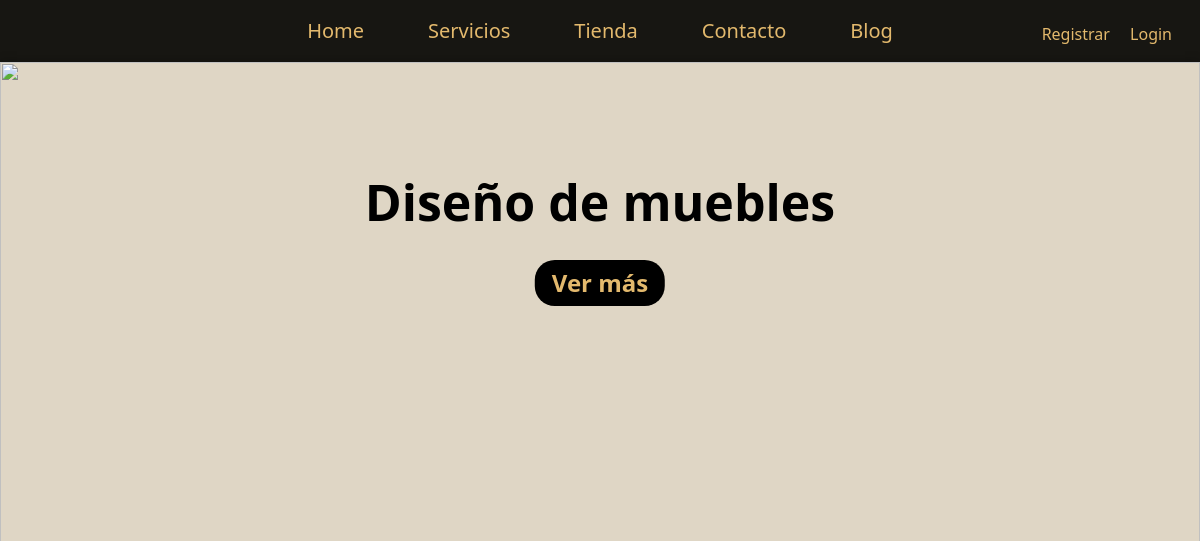
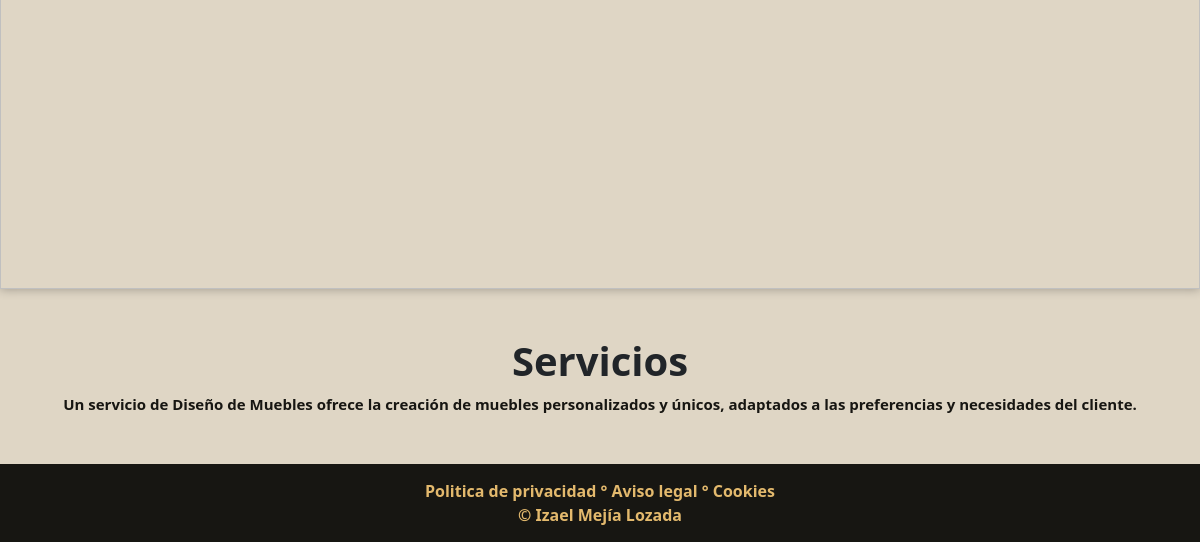
Page /servicios/ on the earlier database version (2 pictures, top to bottom).
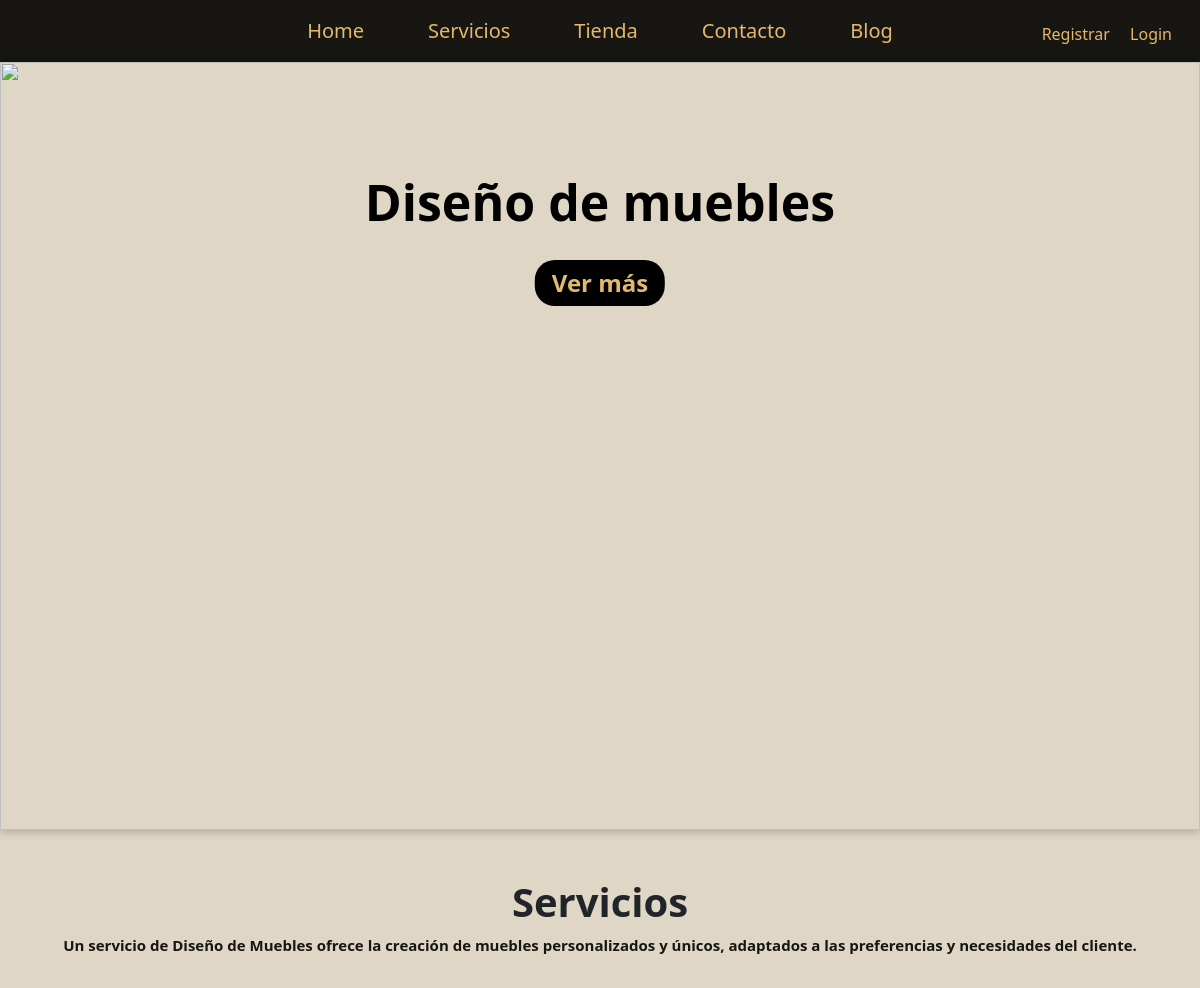
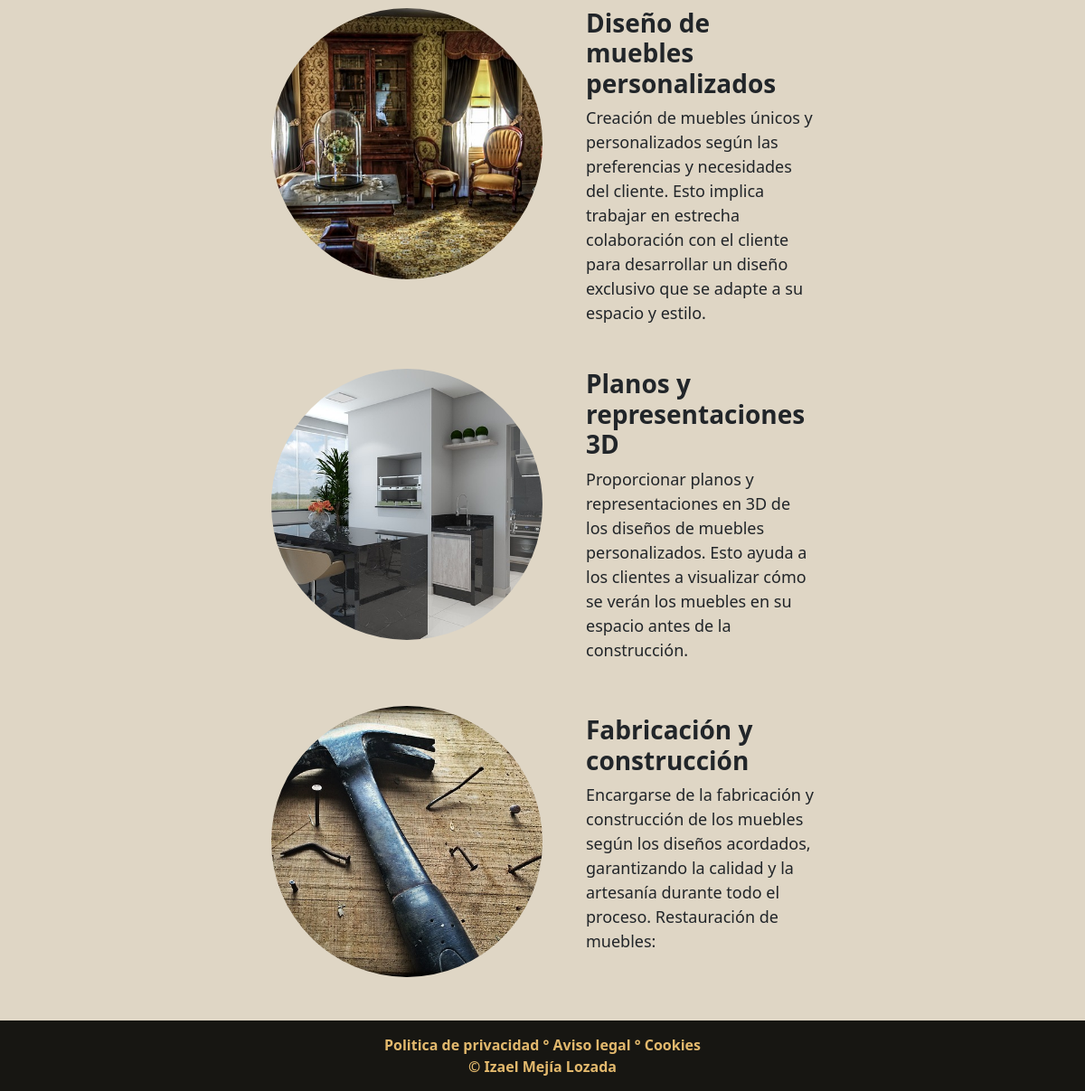
Same page on the later database version (2 pictures, top to bottom).
### servicios/models.py (models this page shows, shortened)
class Servicio(models.Model):
    titulo = models.CharField(max_length=50)
    contenido = models.CharField(max_length=260)
    imagen = models.ImageField(upload_to='servicios')
    created = models.DateTimeField(auto_now_add=True) #fecha automaticamente
    updated = models.DateTimeField(auto_now=True)     #tiempo automaticamente
    class Meta:
        verbose_name = 'servicio'    # Especifica el nombre singular que tendrá en la base de datos
        verbose_name_plural = 'servicios'  # Especifica el nombre plural que tendrá en la base de datos

### servicios/views.py (the view)
# urls.py: path('servicios/', include("servicios.urls")),
def servicios(request):
    servicios = Servicio.objects.all()
    return render (request, "servicios/servicios.html", {"servicios": servicios})

### carro/context_processor.py (called while the page is built)
def importe_total_carro(request):
    carro = Carro(request)
    total=0
    if request.user.is_authenticated: #saber si esta autenticado el usuario
        for key, value in request.session["carro"].items(): #recorrer el carro
            total=total+float(value["precio"])  #sumar el precio de cada producto
    else:
        for key, value in request.session["carro"].items(): #recorrer el carro
            total=total+float(value["precio"])  #sumar el precio de cada producto
    return {"importe_total_carro":total} #retornar el total del carro

### servicios/templates/servicios/servicios.html (shortened to what this page needs)
{% extends "ProyectoWebApp/base.html" %}
{% load static %}
{% block content  %}
    <h2 class="text-center mt-5 fw-bold  fs-1">Servicios</h2>
    <p class="text-center textoBreve">Un servicio de Diseño de Muebles ofrece la creación de muebles personalizados y únicos, adaptados a las preferencias y necesidades del cliente.</p>
    {% for servicio in servicios %}
        <section class=" w-100 d-flex flex-column justify-content-center  items-center mt-2">
            <div class="w-100 d-flex  justify-content-center mt-4 ">
                    <div class="imagenRedondaContenedor  ">
                        <img class="imgServicios" src="{{servicio.imagen.url}}" alt="{{servicio.titulo}}">
                    </div>
                    <div class="d-flex flex-column  justify-content-center ps-5 w-25" >
                        <h3 class="fw-bolder">{{servicio.titulo}}</h3>
                        <p class="textoDescripcionServicios"> {{servicio.contenido}}</p>
                    </div>
                </div>
        </section>
    {% endfor%}
{% endblock  %}

### ProyectoWebApp/templates/ProyectoWebApp/base.html (shortened to what this page needs)
<!DOCTYPE html>
<html lang="en">
<head>
  {% load static %}
  <link href="https://cdn.jsdelivr.net/npm/bootstrap@5.3.2/dist/css/bootstrap.min.css" rel="stylesheet">
  <link rel="stylesheet" href="{% static 'ProyectoWebApp/css/gestion.css' %}">
</head>
<body>
  <header>
      <nav class=" navbar navbar-expand-lg colorNav">
        <div class="container-fluid ">
          <div class="collapse navbar-collapse position-relative" id="navbarNavAltMarkup">
            <div class="navbar-nav mx-auto fs-5 justify-content-between">
                <a class="nav-link colorTextCremirta mx-4" aria-current="page" href="{% url 'home' %}">Home</a>
                <a class="nav-link colorTextCremirta mx-4" href="{% url 'servicios' %}">Servicios</a>
                <a class="nav-link colorTextCremirta mx-4" href="{% url 'tienda' %}">Tienda</a>
                <a class="nav-link colorTextCremirta mx-4" href="{% url 'contacto' %}">Contacto</a>
                <a class="nav-link colorTextCremirta mx-4" href="{% url 'blog' %}">Blog</a>
            </div>
            <div class="d-flex align-items-end justify-content-end position-absolute" style="right: 0; bottom: 0; margin-bottom: 8px;">
                <p class="fs-6  me-3 mb-0">
                  {% if user.is_authenticated %}
                    <div class="d-flex ">
                      <p class="colorTextCremirta mb-0 me-3 pe-none">Bienvenido {{user.username}}</p>
                      <a class="text-decoration-none colorTextCremirta" href="{% url 'cerrar_session' %}">Cerrar Sesión</a>
                    </div>
                  {% else %}
                    <a class="me-3 colorTextCremirta text-decoration-none" href="{% url 'autenticacion' %}">Registrar</a>
                    <a class="colorTextCremirta text-decoration-none" href="{% url 'logear' %}">Login</a>
                  {% endif %}
                </p>
            </div>
        </div>
      </nav>
      <div class="containerFirst position-relative ">
        <img src="{% static 'ProyectoWebApp/img/bg_initial2.jpg' %}" alt="" class=" containerFirst-img object-fit-cover ">
        <div class="containerFirst-Text position-absolute  text-center">
          <h1 class="containerFirst-Title">Diseño de muebles</h1>
          <button class="containerFirst-button">Ver más</button>
        </div>
      </div>
  </header>
  {% block content %}
  {% endblock %}
  <footer class="colorNav mt-5">
    <div class="text-center d-flex flex-column justify-content-center ">
      <p class="fw-bold colorTextCremirta  m-0">Politica de privacidad ° Aviso legal ° Cookies</p>
      <p class="fw-bold colorTextCremirta m-0">© Izael Mejía Lozada</p>
    </div>
  </footer>
</body>
</html>

### ProyectoWebApp/static/ProyectoWebApp/css/gestion.css (style rules this page uses)
:root { --color-cremitra: #dfd6c5; --color-verdeFuerte: #171612; --color-cremitaPiel: #e3b96d; --color-negro: #000; --font-size-base: 16px; }
html, body { margin: 0; padding: 0; height: 100%; background-color: var(--color-cremitra); }
.colorNav { background-color: var(--color-verdeFuerte); }
.colorTextCremirta { color: var(--color-cremitaPiel); }
.containerFirst { width: 100%; height: 100%; }
.containerFirst-img { width: 100%; height: 768px; box-shadow: 0 0 10px rgba(0, 0, 0, 0.3); }
.containerFirst-Text { position: absolute; top: 23%; left: 50%; transform: translate(-50%, -50%); text-align: center; }
.containerFirst-Title { color: var(--color-negro); font-weight: 700; font-size: 50px; }
.containerFirst-button { border-style: none; font-size: 24px; color: var(--color-cremitaPiel); border-radius: 20px; width: 130px; padding: 5px; background-color: var(--color-negro); margin-top: 20px; font-weight: 600; }
footer { background-color: #333; color: #fff; text-align: center; width: 100%; padding: 15px; }
.imagenRedondaContenedor { width: 300px; height: 300px; border-radius: 75%; overflow: hidden; }
.imgServicios { width: 100%; height: 100%; object-fit: cover; }
.textoBreve { font-size: 15px; color: var(--color-verdeFuerte); font-weight: 600; }
.textoDescripcionServicios { font-size: 18px; }

Differences in the rows shown:
added Servicio: imagen (picture), titulo "Diseño de muebles personalizados", contenido "Creación de muebles únicos y personalizados según las preferencias y necesidades del cliente. Esto implica trabajar en estrecha colaboración con el cliente para desarrollar un diseño exclusivo que se adapte a su espacio y estilo."
added Servicio: imagen (picture), titulo "Planos y representaciones 3D", contenido "Proporcionar planos y representaciones en 3D de los diseños de muebles personalizados. Esto ayuda a los clientes a visualizar cómo se verán los muebles en su espacio antes de la construcción."
added Servicio: imagen (picture), titulo "Fabricación y construcción", contenido "Encargarse de la fabricación y construcción de los muebles según los diseños acordados, garantizando la calidad y la artesanía durante todo el proceso. Restauración de muebles:"
